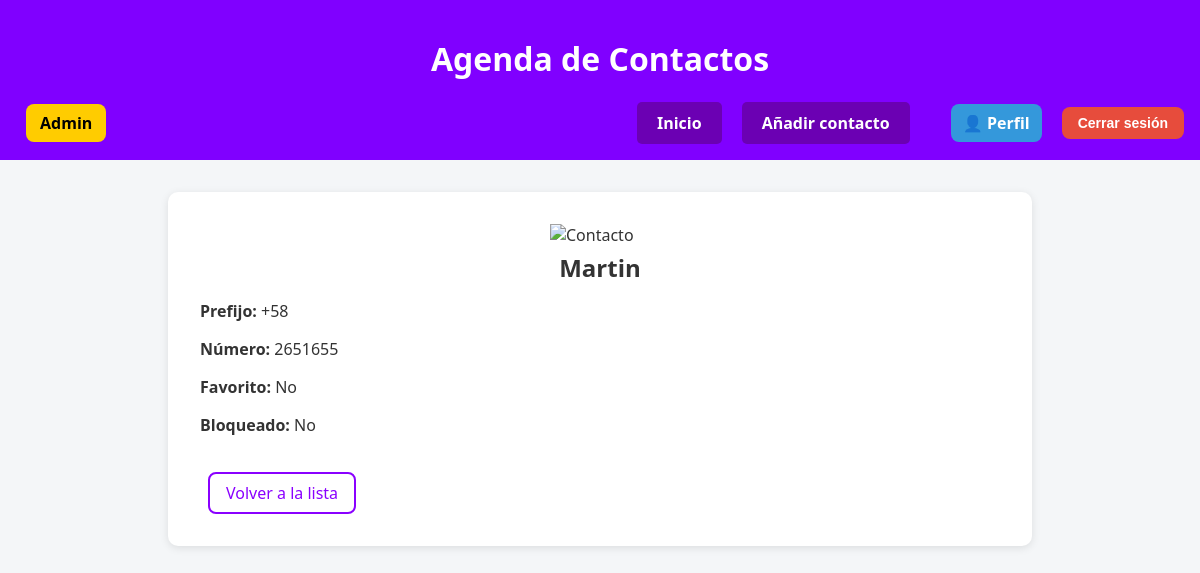
Page /detalle/27/ (signed in) on the committed database.
### modulo/models.py (models this page shows, shortened)
class Contacto(models.Model):
    nombre = models.CharField(max_length=50)
    prefijo = models.ForeignKey(Prefijo, on_delete=models.SET_NULL, null=True, blank=True)
    numero = models.CharField(max_length=20)
    autor = models.ForeignKey(User, on_delete=models.CASCADE)
    bloqueado = models.BooleanField(default=False)
    favorito = models.BooleanField(default=False)

class Prefijo(models.Model):
    prefijo = models.CharField(max_length=10)
    def __str__(self):
        return self.prefijo

### modulo/views.py (the view)
# urls.py: path('detalle/<int:id>/', views.detalle_contacto, name='detalle_contacto'),
@login_required
def detalle_contacto(request, id):
    contacto = get_object_or_404(Contacto, id=id, autor=request.user)
    return render(request, 'modulo/detalle_contacto.html', {'contacto': contacto})

### modulo/templates/modulo/detalle_contacto.html (shortened to what this page needs)
{% extends 'modulo/base.html' %}
{% block content %}
    <div style="display: flex; justify-content: center; margin-bottom: 5px;">
        <img src="https://cdn-icons-png.flaticon.com/512/8102/8102780.png" alt="Contacto" style="width: 100px; height: auto;">
    </div>
    <div style="display: flex; justify-content: center; margin-bottom: 10px; font-size: 24px;">
        <strong>{{ contacto.nombre }}</strong>
    </div>
    <p><strong>Prefijo:</strong> {{ contacto.prefijo }}</p>
    <p><strong>Número:</strong> {{ contacto.numero }}</p>
    <p><strong>Favorito:</strong> {{ contacto.favorito|yesno:"Sí,No" }}</p>
    <p><strong>Bloqueado:</strong> {{ contacto.bloqueado|yesno:"Sí,No" }}</p>
    <a href="{% url 'index' %}" class="boton-volver">Volver a la lista</a>
{% endblock %}

### modulo/static/modulo/css/index.css (style rules this page uses)
body { font-family: 'Segoe UI', Tahoma, Geneva, Verdana, sans-serif; margin: 0; padding: 0; background-color: #f4f6f8; color: #333; }
.boton-volver { display: inline-block; margin-top: 20px; padding: 10px 20px; background-color: #c800ff; color: white; text-decoration: none; border-radius: 8px; font-weight: bold; transition: background-color 0.3s ease; text-align: center; }
.boton-volver { display: inline-block; padding: 8px 16px; margin-left: 8px; background-color: transparent; border: 2px solid #8a00ff; border-radius: 8px; color: #8a00ff; text-decoration: none; font-weight: 500; transition: all 0.3s ease; }

### rows in the picture
Contacto: nombre "Martin", prefijo "+58", numero "2651655", favorito "No", bloqueado "No"
